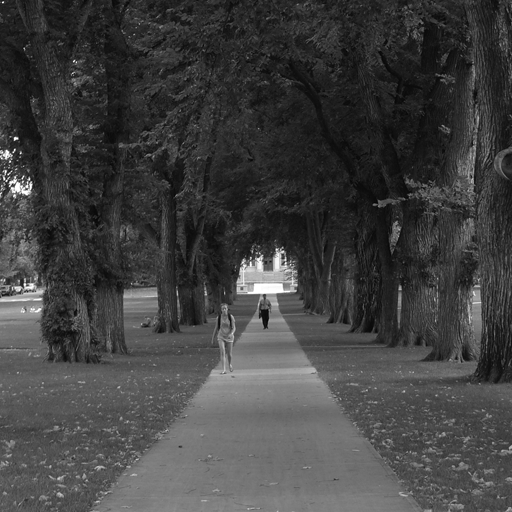
//> input picture fourier/ex05fourier/colostate_quad_bw_512.png, 512 x 512 px
$ ./ex05fourier   (built with g++ and OpenCV 4)
//> lines starting //> are read from the running program, lines starting //| are printed output that depends on the picture
#include "opencv2/core/core.hpp"
#include "opencv2/imgproc/imgproc.hpp"
#include "opencv2/highgui/highgui.hpp"
#include <iostream>

using namespace cv;
using namespace std;

/*
 * In this example we do smoothing with a Gaussian, but in the
 * Frequency domain.
 *
 * Ross Beveridge

  tutorial website:
  http://www.swarthmore.edu/NatSci/mzucker1/opencv-2.4.10-docs/doc/tutorials/core/discrete_fourier_transform/discrete_fourier_transform.html
 *
 */

void dftQuadSwap (Mat& img)  {
    // rearrange the quadrants of Fourier image  so that the origin is at the image center
    int cx = img.cols/2;
    int cy = img.rows/2;

    Mat q0(img, Rect(0, 0, cx, cy));   // Top-Left - Create a ROI per quadrant
    Mat q1(img, Rect(cx, 0, cx, cy));  // Top-Right
    Mat q2(img, Rect(0, cy, cx, cy));  // Bottom-Left
    Mat q3(img, Rect(cx, cy, cx, cy)); // Bottom-Right

    Mat tmp;                           // swap quadrants (Top-Left with Bottom-Right)
    q0.copyTo(tmp);
    q3.copyTo(q0);
    tmp.copyTo(q3);

    q1.copyTo(tmp);                    // swap quadrant (Top-Right with Bottom-Left)
    q2.copyTo(q1);
    tmp.copyTo(q2);
}

void switchLogScale(Mat& img) {
    img += Scalar::all(1);                    // switch to logarithmic scale
    log(img, img);
}

void complexMultiply(Mat& s1, Mat& s2, Mat& res){
	Mat s1p[]  = {Mat_<float>(s1),  Mat::zeros(s1.size(),  CV_32F)};
    Mat s2p[]  = {Mat_<float>(s2),  Mat::zeros(s2.size(),  CV_32F)};
    Mat resp[] = {Mat_<float>(res), Mat::zeros(res.size(), CV_32F)};
	split(s1, s1p);
	split(s2, s2p);
    split(res, resp);
    // real then the imaginary part of the result
    resp[0] = (s1p[0] * s2p[0]) - (s1p[1] * s2p[1]);
    resp[1] = (s1p[0] * s2p[1]) + (s1p[1] * s2p[0]);
    merge(resp, 2, res);
}

int main(int argc, char ** argv)
{

    //  Start by loading the image to be smoothed
    const char* filename = argc >=2 ? argv[1] : "colostate_quad_bw_512.png";

    Mat inImg = imread(filename, CV_LOAD_IMAGE_GRAYSCALE);
//> inImg is the input picture: 512 rows x 512 cols, CV_8UC1; min 3, max 255, mean 65.1
    if( inImg.empty())
        return -1;

    Mat img;                            //expand input image to optimal size
    int m = getOptimalDFTSize( img.rows );
    int n = getOptimalDFTSize( img.cols ); // on the border add zero values
    copyMakeBorder(inImg, img, 0, m - img.rows, 0, n - img.cols, BORDER_CONSTANT, Scalar::all(0));
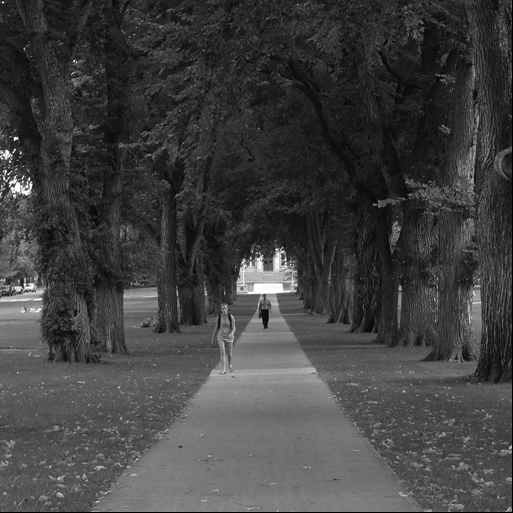
//> img: 513 rows x 513 cols, CV_8UC1; min 0, max 255, mean 64.9
    imshow("Padded Source Image", img);

	// [8 lines of commented-out code are left out]
    Mat kernel;
    kernel = Mat_<float>(3,3) <<
        0,0,0,
        0,0,0,
        0,0,0;
	//imshow("Spatial Domain", kernel_d);
    int rowPad = (img.rows - kernel.rows)/2;
//> rowPad = 255
    int colPad = (img.cols - kernel.cols)/2;
//> colPad = 255
    copyMakeBorder(kernel,kernel, rowPad, rowPad, colPad, colPad, BORDER_CONSTANT, Scalar::all(1));
    normalize(kernel, kernel, 0, 1, CV_MINMAX);
    imshow("kernel",kernel);
    // Build complex images for both the source image and the Gaussian kernel
    Mat imgPlanes[] = {Mat_<float>(img),    Mat::zeros(img.size(),    CV_32F)};
//> imgPlanes[1]: 513 rows x 513 cols, CV_32FC1; every value is 0
    Mat kerPlanes[] = {Mat_<float>(kernel), Mat::zeros(kernel.size(), CV_32F)};
    Mat imgRI, kerRI, prdRI;
    merge(imgPlanes, 2, imgRI);
    merge(kerPlanes, 2, kerRI);
    prdRI = imgRI.clone();
    dft(imgRI, imgRI, DFT_COMPLEX_OUTPUT);
    //dftQuadSwap(imgRI);
    // dft(kerRI, kerRI, DFT_COMPLEX_OUTPUT);
    complexMultiply(imgRI, kerRI, prdRI);
//> in complexMultiply, `Mat resp[] = {Mat_<float>(res), Mat::zeros(res.size(), CV_32F)};`:
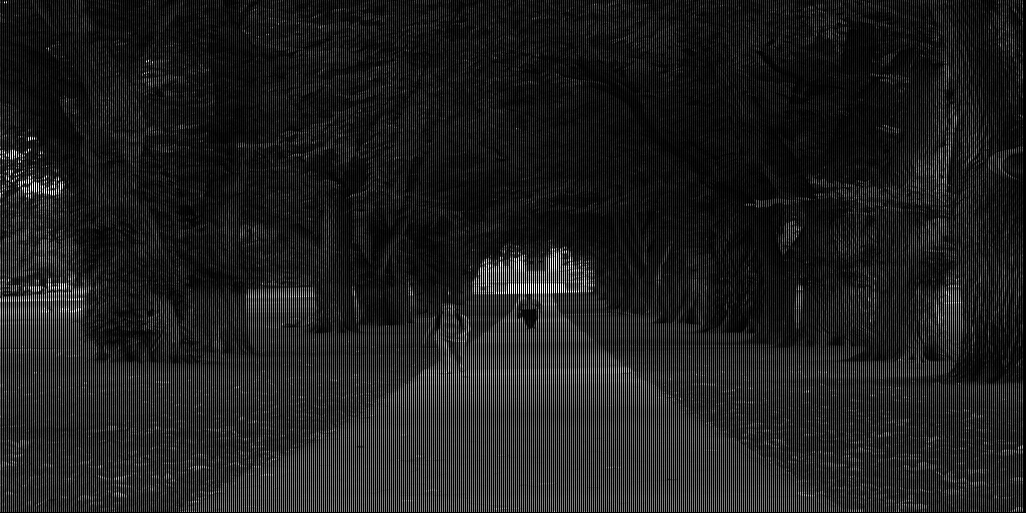
//> resp[0]: 513 rows x 1026 cols, CV_32FC1; min 0, max 255, mean 32.4
//> in complexMultiply, `resp[0] = (s1p[0] * s2p[0]) - (s1p[1] * s2p[1]);`:
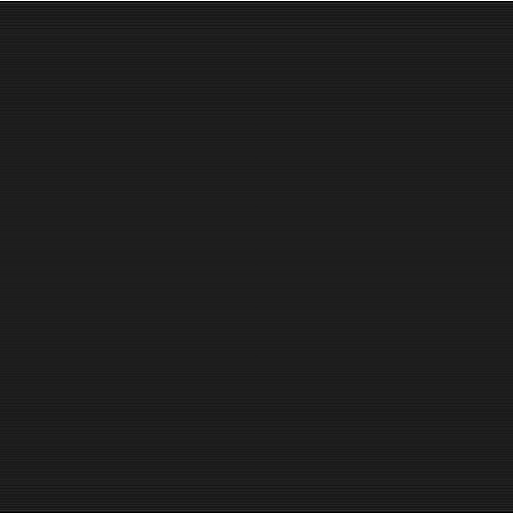
//> resp[0]: 513 rows x 513 cols, CV_32FC1; min -2748427.8, max 20962718, mean 18466.7; drawn with min black and max white
//> in complexMultiply, `resp[1] = (s1p[0] * s2p[1]) + (s1p[1] * s2p[0]);`:
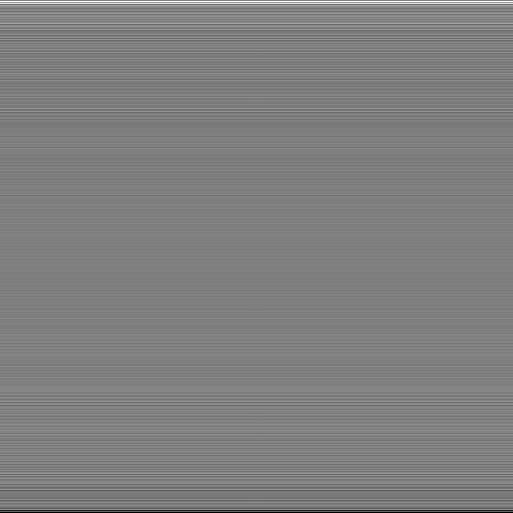
//> resp[1]: 513 rows x 513 cols, CV_32FC1; min -2994364.2, max 2994364, mean 0; drawn with min black and max white
    mulSpectrums(imgRI, kerRI, prdRI, DFT_COMPLEX_OUTPUT);

    Mat inverseTransform;
    dft(prdRI, inverseTransform, cv::DFT_INVERSE|cv::DFT_REAL_OUTPUT);
    //dftQuadSwap(inverseTransform);
    normalize(inverseTransform, inverseTransform, 0, 1, CV_MINMAX);
    imshow("Reconstructed", inverseTransform);
    waitKey();
    return 0;
}
